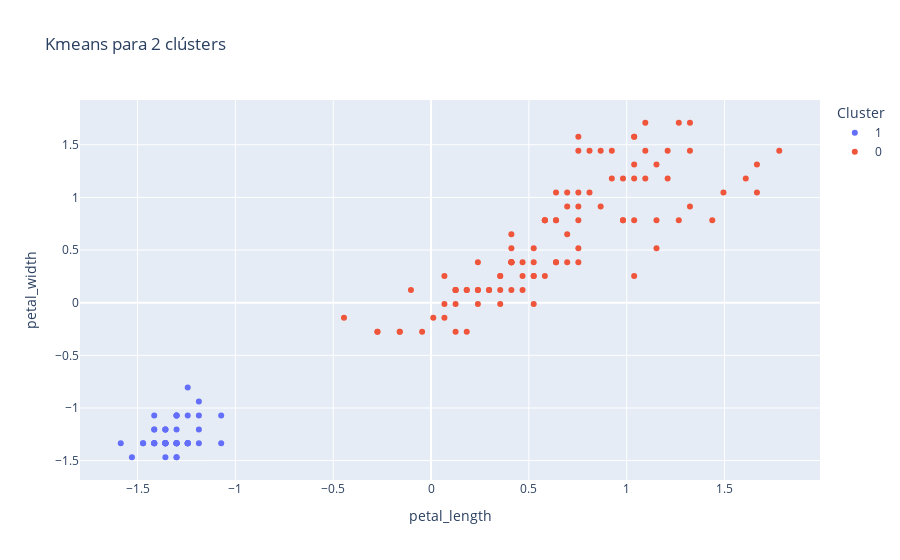
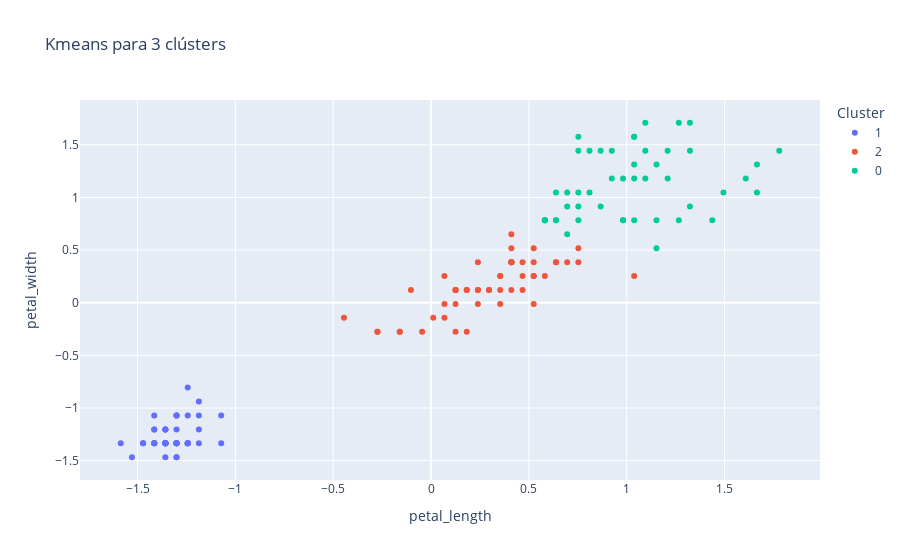
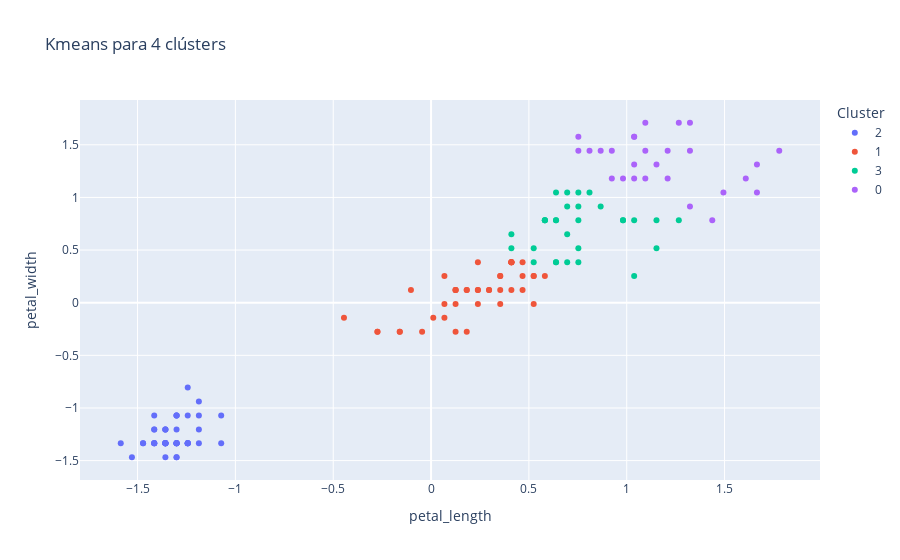
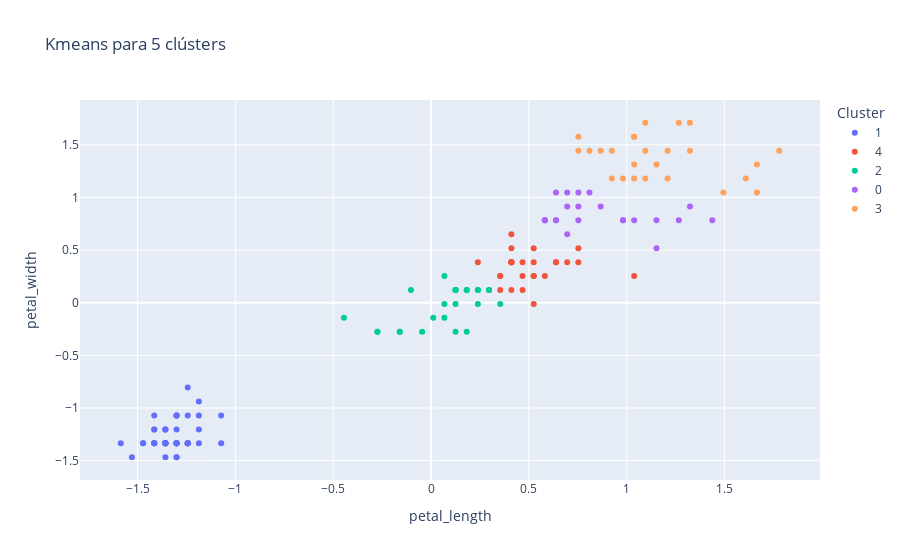

Notebook code cell kept with these figures, in order:
### Markdown cell above
5. **Basado en la gráfica del "codo" realicen varias gráficas con el número de clusters (unos 3 o 4 diferentes) que Uds creen mejor se ajusten a los datos.**

### Code cell
cluster_n2 = kMeansIrisPetalo(df=petals_scaled_df, n=2)
iris_compare, cluster_n3 = kMeansIrisPetalo(df=petals_scaled_df, n=3, getDF=True)
cluster_n4 = kMeansIrisPetalo(df=petals_scaled_df, n=4)
cluster_n5 = kMeansIrisPetalo(df=petals_scaled_df, n=5)
